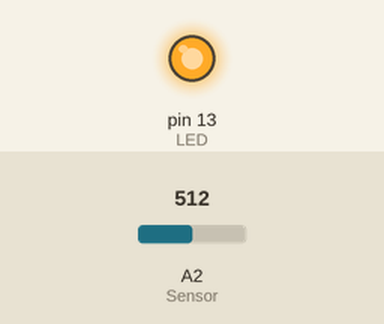
The sketch below on a simulated Arduino Uno, built with avr-gcc and run on an emulated ATmega328P. Shown: output pins drawn as LEDs (lit = HIGH). The inputs (shaded band) are chosen by the test bench; at power-on: A2 (Sensor) = 512. What the sketch prints to the serial monitor is not drawn.

Above: at 2.8 s.
2.9 s: A2 (Sensor) set to 462
5.6 s: A2 (Sensor) set to 432
At 7.1 s:
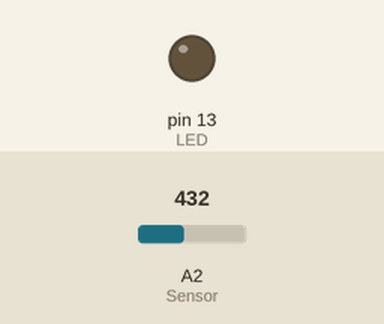
8.3 s: A2 (Sensor) set to 460
At 9.2 s:
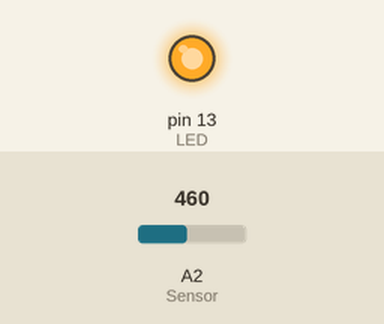
Timing chart, 0 to 11.3 s (numbered marks = the images above; inputs shaded):
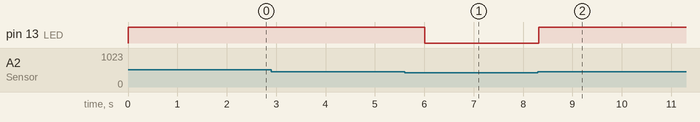

The sketch:

Sound.ino
```cpp
const int Sensor = A2;
const int LED = 13;

void setup()
{
  Serial.begin(9600);
  pinMode(Sensor, INPUT);
  pinMode(LED, OUTPUT);
  digitalWrite(LED, LOW);
}

void loop()
{
  int nilaiSensor = analogRead(Sensor);

  Serial.print("Sensor = ");
  Serial.println(nilaiSensor);

  if(nilaiSensor > 450)
  {
    digitalWrite(LED, HIGH);
    Serial.print("Sensor = ");
    Serial.print(nilaiSensor);
    Serial.print(" ===== ADA SUARA ===== ");
    delay(2000);
  }
  else
  {
    digitalWrite(LED, LOW);
  }
  delay(2);
}
```

Measured:
- the behaviour switches between 451 and 450 on A2 (Sensor) (found by bisection; images 0 and 1)
- after the input at 2.9 s, every drawn part: stays the same
- after the input at 5.6 s, pin 13 (LED): HIGH → LOW after 0.41 s
- after the input at 8.3 s, pin 13 (LED): LOW → HIGH at once
